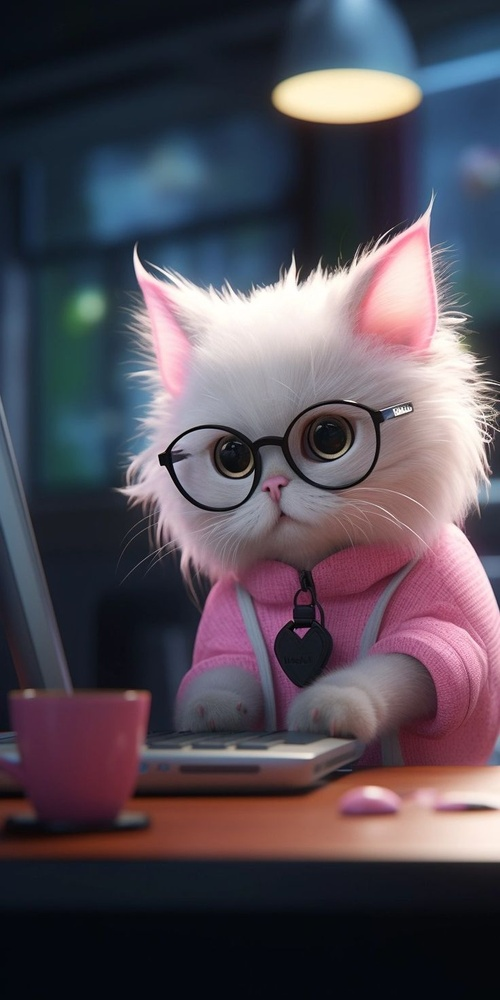
%> input picture cat.jpg, 500 x 1000 px, shrunk from 736 x 1472 before the run
$ octave point_and_Line_Detection.m   (GNU Octave 9; MATLAB toolbox functions it lacks are replaced by stand-ins)
%> lines starting %> are read from the running program, lines starting %| are printed output that depends on the picture; in (x1, y1, x2, y2) boxes, pixels count from 0 and x2, y2 are one past the last pixel; in counts of white or black regions, pixels touching at a corner belong together; the program's own positions count from 1
clc;
clear;
close all;

% Read the image
img = imread('cat.jpg');
%> img is the input picture: size 1000x500x3 uint8; mean R, G, B 84, 76.8, 87

% Convert to grayscale
gray = rgb2gray(img);
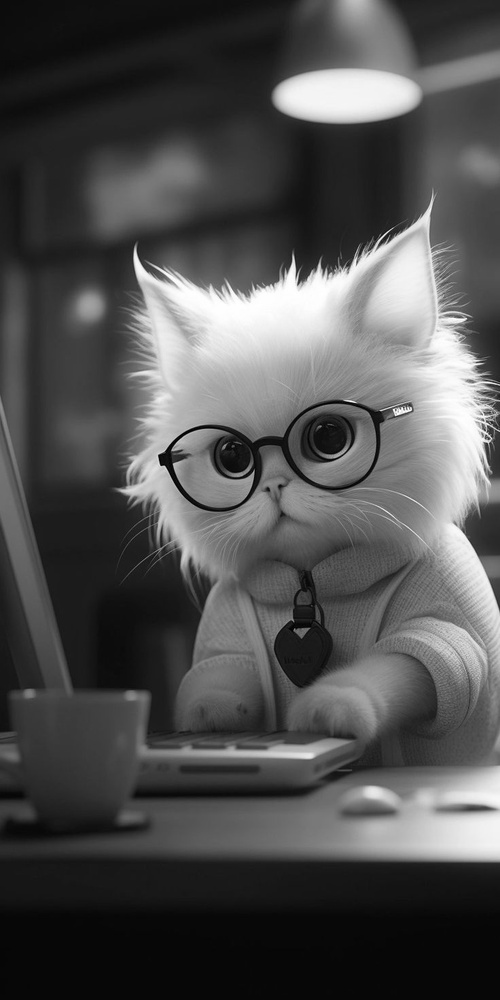
%> gray: size 1000x500 uint8; min 0, max 255, mean 80.1

% Display original image
figure;
imshow(gray);
title('Original Grayscale Image');

%% Point Detection

% Laplacian mask for point detection
mask = [1 1 1;
        1 -8 1;
        1 1 1];

% Apply mask
point = imfilter(double(gray), mask);
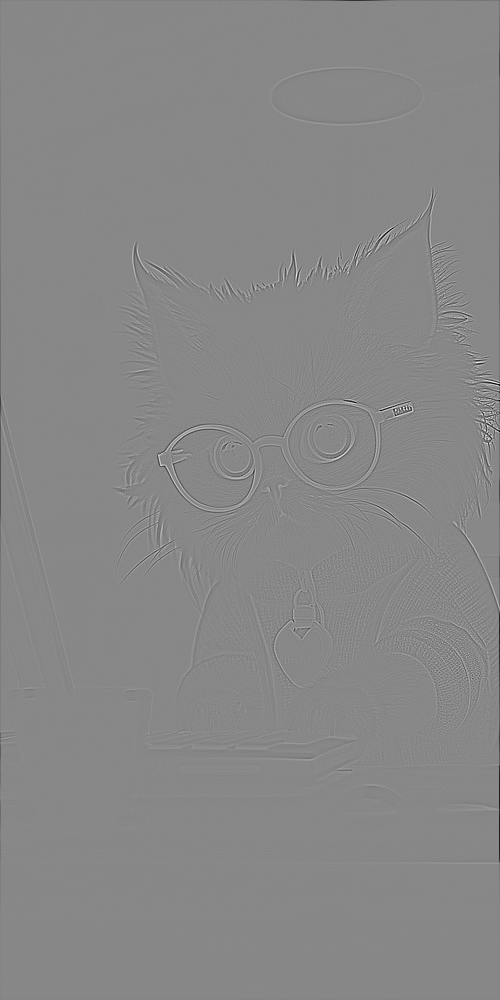
%> point: size 1000x500 double; min -914, max 801, mean -0.9; drawn with min black and max white

% Take absolute value
point = abs(point);
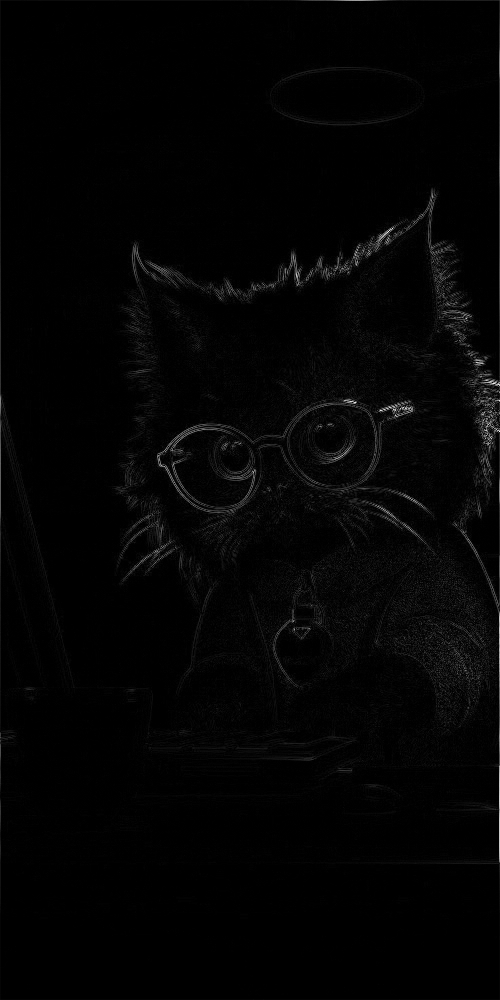
%> point: size 1000x500 double; min 0, max 914, mean 14.9; drawn with min black and max white

% Threshold
threshold = 100;
point_detected = point > threshold;
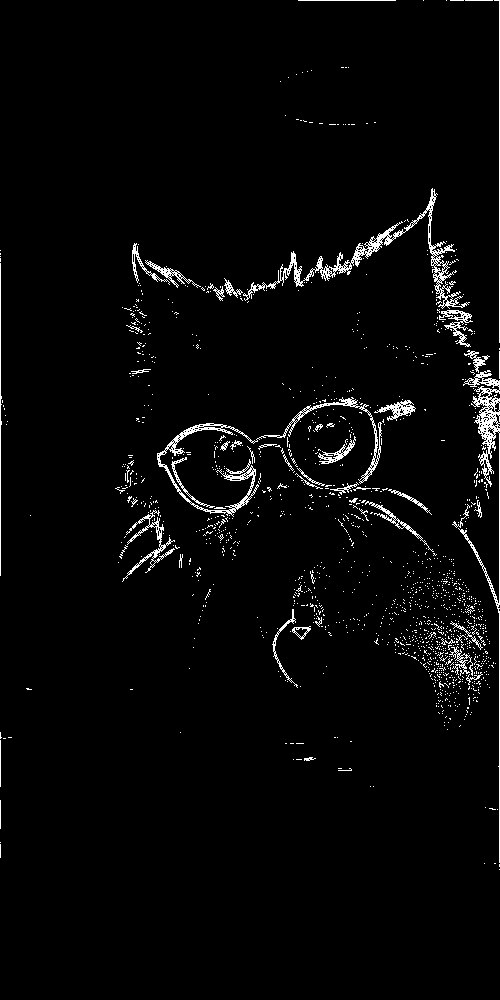
%> point_detected: size 1000x500 logical; 2.9% white in thin lines or dots, all inside (x1, y1, x2, y2) = (0, 0, 500, 870)

% Display point detection result
figure;
imshow(point_detected);
title('Point Detection');


%% Line Detection

% Horizontal line mask
horizontal = [-1 -1 -1;
               2  2  2;
              -1 -1 -1];

% Vertical line mask
vertical = [-1  2 -1;
            -1  2 -1;
            -1  2 -1];

% +45 degree line mask
diagonal1 = [-1 -1  2;
             -1  2 -1;
              2 -1 -1];

% -45 degree line mask
diagonal2 = [ 2 -1 -1;
             -1  2 -1;
             -1 -1  2];

% Apply filters
H = abs(imfilter(double(gray), horizontal));
V = abs(imfilter(double(gray), vertical));
D1 = abs(imfilter(double(gray), diagonal1));
D2 = abs(imfilter(double(gray), diagonal2));

% Combine all line responses
line_detected = max(max(H,V),max(D1,D2));

% Threshold
threshold = 100;
line_detected = line_detected > threshold;
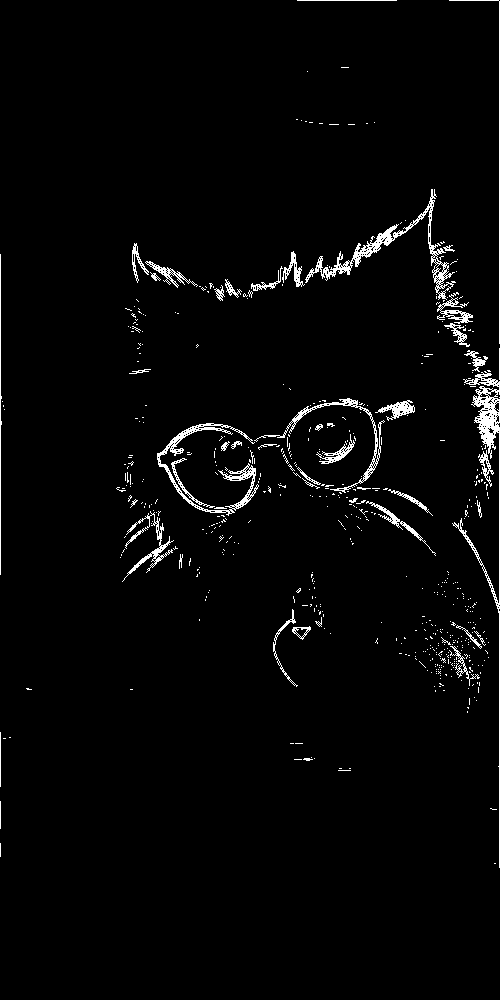
%> line_detected: size 1000x500 logical; 2.6% white in thin lines or dots, all inside (x1, y1, x2, y2) = (0, 0, 500, 868)

% Display line detection
figure;
imshow(line_detected);
title('Line Detection');

$ run again, with image2.jpg copied over cat.jpg
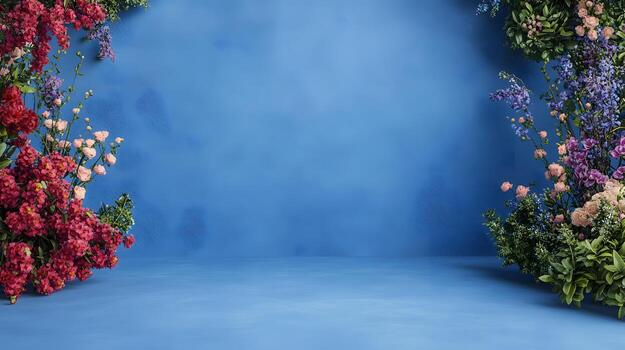
%> input picture image2.jpg, 625 x 350 px
%> img is the input picture: size 350x625x3 uint8; mean R, G, B 80.8, 114.4, 155.5
%> `point_detected = point > threshold;`:
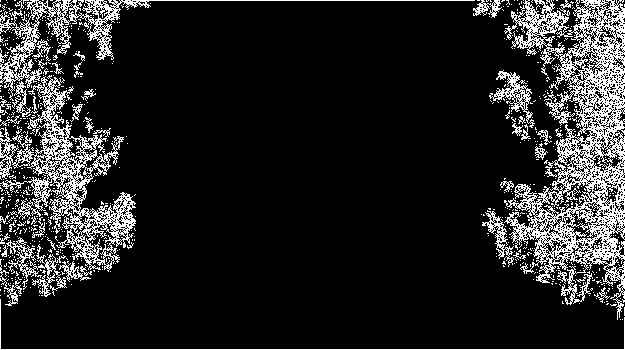
%> point_detected: size 350x625 logical; 14.2% white in thin lines or dots
%> `line_detected = line_detected > threshold;`:
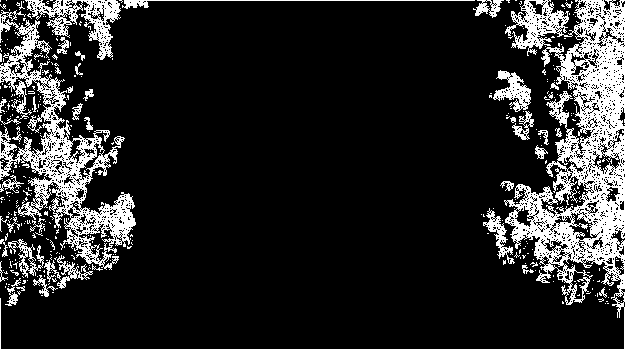
%> line_detected: size 350x625 logical; 15.4% white; 382 white regions (340 under 20 px), largest, box (x1, y1, x2, y2) and area: (0, 0, 625, 350) 17011, (0, 10, 136, 270) 8881, (25, 0, 121, 60) 1877
